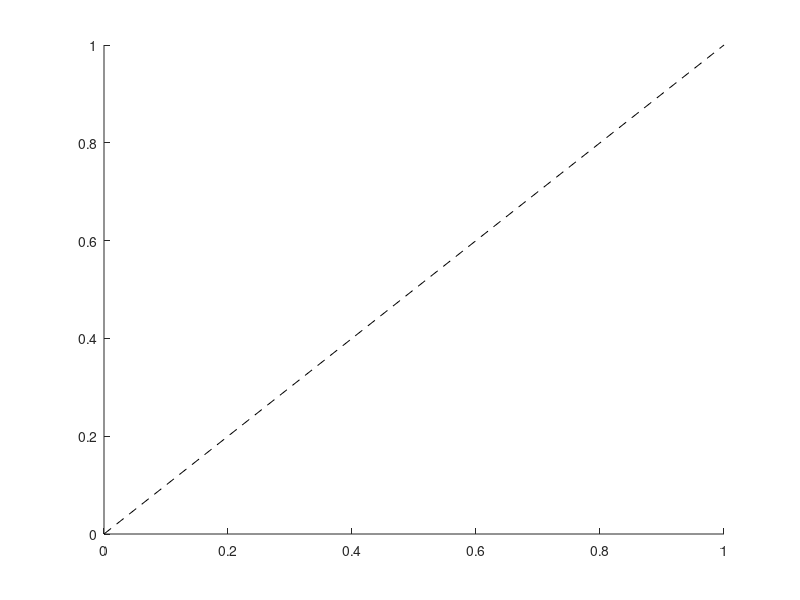

The MATLAB source for this figure:
function u = unity()
% plots a unity line in the current axis

hold on;
xlim_ = get(gca, 'XLim');
ylim_ = get(gca, 'YLim');


if strcmp(get(gca, 'XScale'), 'log') && strcmp(get(gca, 'YScale'), 'log')
    if xlim_(1) == 0
        ch = get(gca, 'Children');
        minx = min(horzcat(ch.XData));
        if minx == 0
            xlim_(1) = 1/100;
        else 
            xlim_(1) = minx;
        end
    end
    u = plot(xlim_', xlim_', '--k');
elseif strcmp(get(gca, 'XScale'), 'log')
    u = plot(xlim_, xlim_, '--c');
elseif strcmp(get(gca, 'YScale'), 'log')
    u = plot(ylim_, ylim_, '--k');
else
    u = plot(xlim_, xlim_, '--k');
end

try
    ax = gca;
    ax.Children(1).Color = [0 0 0 0.3];
    ax.Children(1).LineStyle = '-';
    ax.Children(1).LineWidth = 0.5;
    uistack(ax.Children(1), 'bottom');
catch
    warning('was not able to push unity line to bottom');
end

hold off;
end